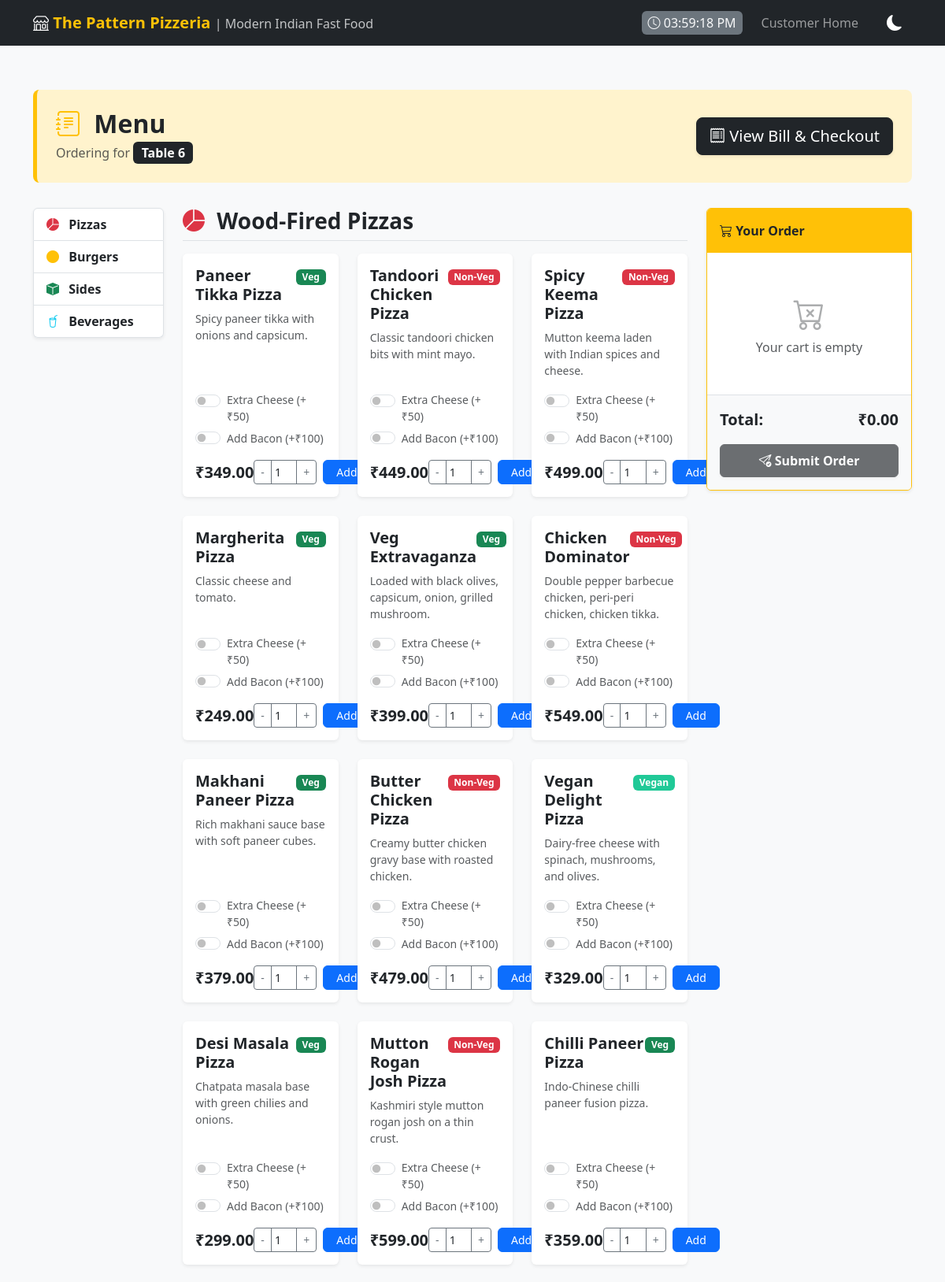
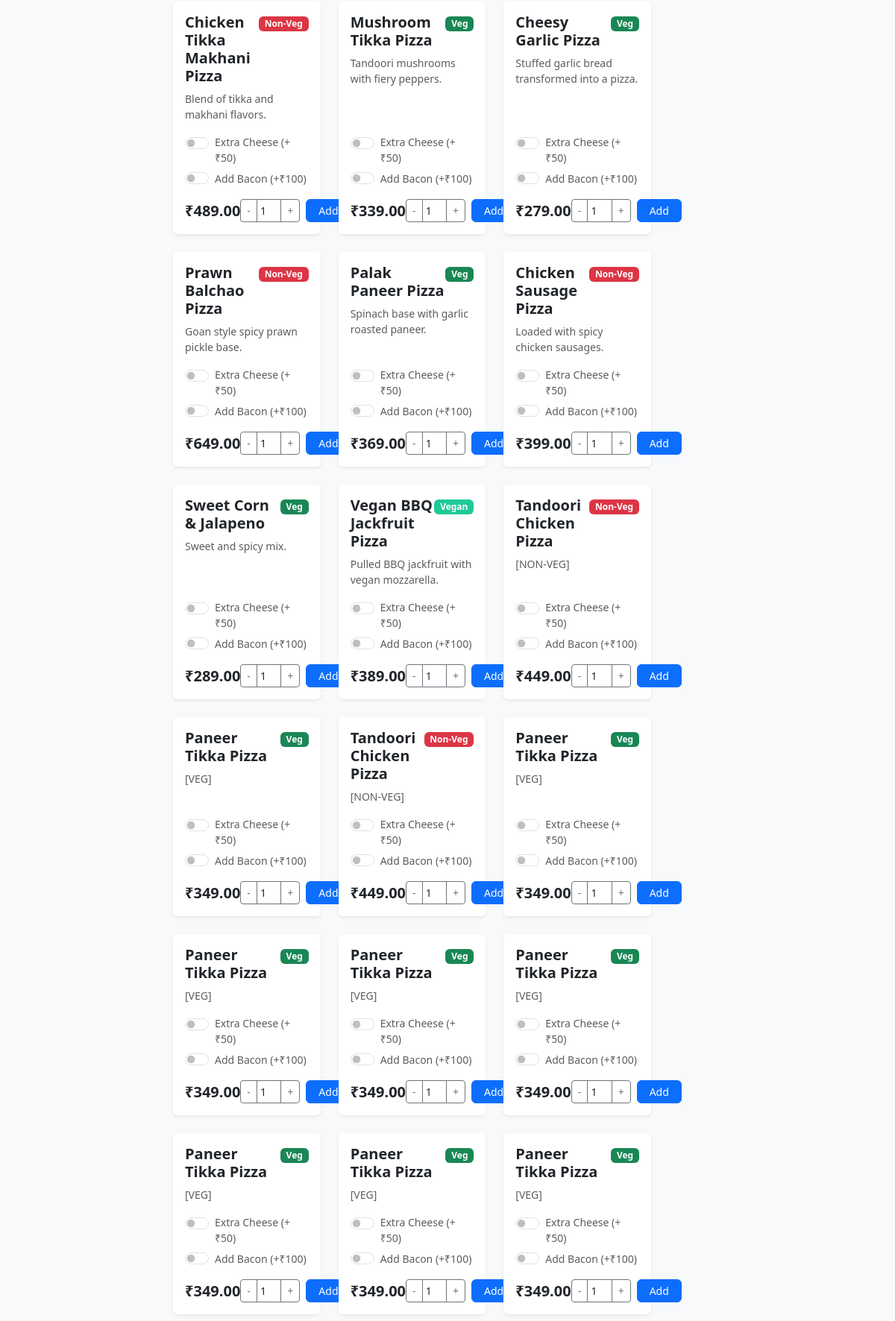
The page /menu/6/ (upper part) on the database its author committed (2 pictures, top to bottom).
### restaurant/models.py (models this page shows, shortened)
class RestaurantTable(models.Model):
    table_number = models.IntegerField(unique=True)
    is_occupied = models.BooleanField(default=False)

class MenuItem(models.Model):
    ITEM_TYPES = [
        ('VEG', 'Vegetarian'),
        ('NON_VEG', 'Non-Vegetarian'),
        ('VEGAN', 'Vegan'),
    ]
    name = models.CharField(max_length=100)
    price = models.DecimalField(max_digits=8, decimal_places=2)
    item_type = models.CharField(max_length=20, choices=ITEM_TYPES)
    description = models.TextField(blank=True)

### restaurant/views.py (the view)
# urls.py: path('menu/<int:table_id>/', views.menu_view, name='menu_page'),
def menu_view(request, table_id):
    table = get_object_or_404(RestaurantTable, table_number=table_id)
    from restaurant.models import MenuItem # Local import to avoid cyclic issues at top if any
    items = MenuItem.objects.all()
    pizzas = [item for item in items if 'Pizza' in item.name or 'Extravaganza' in item.name or 'Dominator' in item.name or 'Sweet Corn' in item.name]
    burgers = [item for item in items if 'Burger' in item.name or 'Mac' in item.name]
    sides = [item for item in items if 'Fries' in item.name or 'Wings' in item.name or 'Bread' in item.name or 'Kebab' in item.name or 'Rings' in item.name or 'Poppers' in item.name or 'Nuggets' in item.name or 'Samosa' in item.name or 'Wedges' in item.name or 'Skewers' in item.name]
    beverages = [item for item in items if item not in pizzas and item not in burgers and item not in sides]
    veg_items = items.filter(item_type='VEG')
    non_veg_items = items.filter(item_type='NON_VEG')
    vegan_items = items.filter(item_type='VEGAN')
    return render(request, 'restaurant/menu.html', {
        'table': table,
        'pizzas': pizzas,
        'burgers': burgers,
        'sides': sides,
        'beverages': beverages,
        'veg_items': veg_items,
        'non_veg_items': non_veg_items,
        'vegan_items': vegan_items
    })

### restaurant/templates/restaurant/menu.html (shortened to what this page needs)
{% extends 'restaurant/base.html' %}
{% block content %}
<div class="menu-header d-flex justify-content-between align-items-center sticky-top">
    <div>
        <h2 class="fw-bold mb-0 text-dark"><i class="bi bi-journal-text me-2 text-warning"></i> Menu</h2>
        <p class="text-muted mb-0 mt-1">Ordering for <span class="badge bg-dark fs-6">Table {{ table.table_number }}</span></p>
    </div>
    <div>
        <a href="{% url 'payment_page' table.table_number %}" class="btn btn-dark btn-lg shadow-sm">
            <i class="bi bi-receipt"></i> View Bill & Checkout
        </a>
    </div>
</div>
<div class="row">
    <div class="col-lg-2 d-none d-lg-block">
        <div class="sticky-top" style="top: 100px;">
            <div class="list-group shadow-sm">
                <a href="#pizzas" class="list-group-item list-group-item-action fw-bold"><i class="bi bi-pie-chart-fill text-danger me-2"></i> Pizzas</a>
                <a href="#burgers" class="list-group-item list-group-item-action fw-bold"><i class="bi bi-circle-fill text-warning me-2"></i> Burgers</a>
                <a href="#sides" class="list-group-item list-group-item-action fw-bold"><i class="bi bi-box-fill text-success me-2"></i> Sides</a>
                <a href="#beverages" class="list-group-item list-group-item-action fw-bold"><i class="bi bi-cup-straw text-info me-2"></i> Beverages</a>
            </div>
        </div>
    </div>
    <div class="col-lg-7 mb-4">
        {% if pizzas %}
        <div id="pizzas" class="mb-5">
            <h3 class="fw-bold mb-3 border-bottom pb-2"><i class="bi bi-pie-chart-fill text-danger me-2"></i> Wood-Fired Pizzas</h3>
            <div class="row row-cols-1 row-cols-md-2 row-cols-xl-3 g-4">
                {% for item in pizzas %}
                <div class="col">
                    <div class="card h-100 item-card">
                        <div class="card-body d-flex flex-column">
                            <div class="d-flex justify-content-between align-items-start mb-2">
                                <h5 class="card-title fw-bold text-dark mb-0">{{ item.name }}</h5>
                                <div>
                                    {% if item.item_type == 'VEG' %}<span class="badge badge-veg">Veg</span>
                                    {% elif item.item_type == 'NON_VEG' %}<span class="badge badge-nonveg">Non-Veg</span>
                                    {% else %}<span class="badge badge-vegan">Vegan</span>{% endif %}
                                </div>
                            </div>
                            <p class="card-text text-muted small flex-grow-1">{{ item.description }}</p>
                            <div class="form-check form-switch mb-1">
                                <input class="form-check-input cheese-switch" type="checkbox" id="cheese_{{ item.id }}">
                                <label class="form-check-label small text-muted" for="cheese_{{ item.id }}">Extra Cheese (+₹50)</label>
                            </div>
                            <div class="form-check form-switch mb-3">
                                <input class="form-check-input bacon-switch" type="checkbox" id="bacon_{{ item.id }}">
                                <label class="form-check-label small text-muted" for="bacon_{{ item.id }}">Add Bacon (+₹100)</label>
                            </div>
                            <div class="mt-auto d-flex justify-content-between align-items-center">
                                <span class="fs-5 fw-bold text-dark">₹{{ item.price }}</span>
                                <div class="d-flex align-items-center">
                                    <div class="input-group input-group-sm me-2" style="width: 80px;">
                                        <button class="btn btn-outline-secondary px-2 border-secondary" type="button" onclick="let inp = document.getElementById('qty_{{ item.id }}'); if(inp.value > 1) inp.value--;">-</button>
                                        <input type="number" class="form-control text-center px-0 border-secondary bg-white" id="qty_{{ item.id }}" value="1" min="1" readonly>
                                        <button class="btn btn-outline-secondary px-2 border-secondary" type="button" onclick="document.getElementById('qty_{{ item.id }}').value++;">+</button>
                                    </div>
                                    <button class="btn btn-primary btn-sm rounded px-3 order-btn" data-id="{{ item.id }}" data-name="{{ item.name }}" data-price="{{ item.price }}" data-type="{{ item.item_type }}">
                                        Add
                                    </button>
                                </div>
                            </div>
                        </div>
                    </div>
                </div>
                {% endfor %}
            </div>
        </div>
        {% endif %}
    </div>
    <div class="col-lg-3">
        <div class="sticky-top" style="top: 100px; z-index: 1020;">
            <div class="card shadow-sm border-warning">
                <div class="card-header bg-warning text-dark fw-bold border-bottom-0 py-3">
                    <i class="bi bi-cart3"></i> Your Order
                </div>
                <div class="card-body p-0">
                    <ul id="cartItemsList" class="list-group list-group-flush" style="max-height: 500px; overflow-y: auto;">
                        <li class="list-group-item text-center text-muted py-5" id="emptyCartMsg">
                            <i class="bi bi-cart-x fs-1 opacity-50 mb-2"></i><br>
                            Your cart is empty
                        </li>
                    </ul>
                </div>
                <div class="card-footer bg-light p-3 border-top">
                    <div class="d-flex justify-content-between fw-bold mb-3 fs-5">
                        <span>Total:</span>
                        <span id="cartTotalDisplay">₹0.00</span>
                    </div>
                    <button class="btn btn-dark w-100 fw-bold py-2 shadow-sm" id="submitOrderBtn" disabled>
                        <i class="bi bi-send-check"></i> Submit Order
                    </button>
                </div>
            </div>
        </div>
    </div>
</div>
{% endblock %}

### restaurant/templates/restaurant/base.html (style rules this page uses)
body { background-color: #f8f9fa; }

### restaurant/templates/restaurant/menu.html (style rules this page uses)
.menu-header { background-color: #fff3cd; border-left: 5px solid #ffc107; padding: 1.5rem; margin-bottom: 2rem; border-radius: 0.5rem; }
.item-card { border: none; box-shadow: 0 0.125rem 0.25rem rgba(0, 0, 0, 0.075); transition: transform 0.2s; }
.badge-veg { background-color: #198754; }
.badge-nonveg { background-color: #dc3545; }
.badge-vegan { background-color: #20c997; }

### rows shown on the page
RestaurantTable: table_number "6"
MenuItem: name "Paneer Tikka Pizza", item_type "Veg", description "Spicy paneer tikka with onions and capsicum.", price "349.00"
MenuItem: name "Tandoori Chicken Pizza", item_type "Non-Veg", description "Classic tandoori chicken bits with mint mayo.", price "449.00"
MenuItem: name "Spicy Keema Pizza", item_type "Non-Veg", description "Mutton keema laden with Indian spices and cheese.", price "499.00"
MenuItem: name "Margherita Pizza", item_type "Veg", description "Classic cheese and tomato.", price "249.00"
MenuItem: name "Veg Extravaganza", item_type "Veg", description "Loaded with black olives, capsicum, onion, grilled mushroom.", price "399.00"
MenuItem: name "Chicken Dominator", item_type "Non-Veg", description "Double pepper barbecue chicken, peri-peri chicken, chicken tikka.", price "549.00"
MenuItem: name "Makhani Paneer Pizza", item_type "Veg", description "Rich makhani sauce base with soft paneer cubes.", price "379.00"
MenuItem: name "Butter Chicken Pizza", item_type "Non-Veg", description "Creamy butter chicken gravy base with roasted chicken.", price "479.00"
MenuItem: name "Vegan Delight Pizza", item_type "Vegan", description "Dairy-free cheese with spinach, mushrooms, and olives.", price "329.00"
MenuItem: name "Desi Masala Pizza", item_type "Veg", description "Chatpata masala base with green chilies and onions.", price "299.00"
MenuItem: name "Mutton Rogan Josh Pizza", item_type "Non-Veg", description "Kashmiri style mutton rogan josh on a thin crust.", price "599.00"
MenuItem: name "Chilli Paneer Pizza", item_type "Veg", description "Indo-Chinese chilli paneer fusion pizza.", price "359.00"
MenuItem: name "Chicken Tikka Makhani Pizza", item_type "Non-Veg", description "Blend of tikka and makhani flavors.", price "489.00"
MenuItem: name "Mushroom Tikka Pizza", item_type "Veg", description "Tandoori mushrooms with fiery peppers.", price "339.00"
MenuItem: name "Cheesy Garlic Pizza", item_type "Veg", description "Stuffed garlic bread transformed into a pizza.", price "279.00"
MenuItem: name "Prawn Balchao Pizza", item_type "Non-Veg", description "Goan style spicy prawn pickle base.", price "649.00"
MenuItem: name "Palak Paneer Pizza", item_type "Veg", description "Spinach base with garlic roasted paneer.", price "369.00"
MenuItem: name "Chicken Sausage Pizza", item_type "Non-Veg", description "Loaded with spicy chicken sausages.", price "399.00"
MenuItem: name "Sweet Corn & Jalapeno", item_type "Veg", description "Sweet and spicy mix.", price "289.00"
MenuItem: name "Vegan BBQ Jackfruit Pizza", item_type "Vegan", description "Pulled BBQ jackfruit with vegan mozzarella.", price "389.00"
MenuItem: name "Tandoori Chicken Pizza", item_type "Non-Veg", description "[NON-VEG]", price "449.00"
MenuItem: name "Paneer Tikka Pizza", item_type "Veg", description "[VEG]", price "349.00"
MenuItem: name "Tandoori Chicken Pizza", item_type "Non-Veg", description "[NON-VEG]", price "449.00"
MenuItem: name "Paneer Tikka Pizza", item_type "Veg", description "[VEG]", price "349.00"
MenuItem: name "Paneer Tikka Pizza", item_type "Veg", description "[VEG]", price "349.00"
MenuItem: name "Paneer Tikka Pizza", item_type "Veg", description "[VEG]", price "349.00"
MenuItem: name "Paneer Tikka Pizza", item_type "Veg", description "[VEG]", price "349.00"
MenuItem: name "Paneer Tikka Pizza", item_type "Veg", description "[VEG]", price "349.00"
MenuItem: name "Paneer Tikka Pizza", item_type "Veg", description "[VEG]", price "349.00"
MenuItem: name "Paneer Tikka Pizza", item_type "Veg", description "[VEG]", price "349.00"
